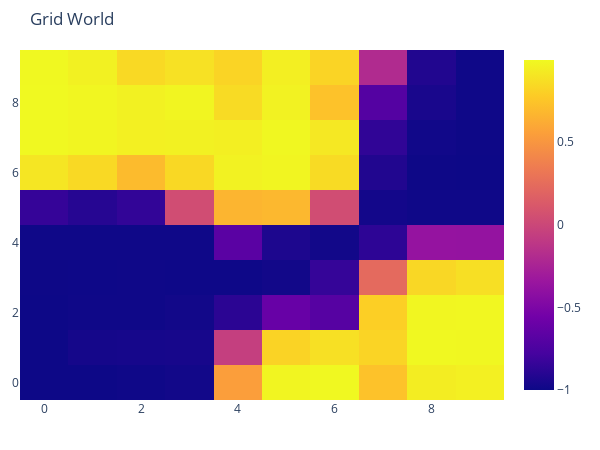

Here is the notebook cell this chart was saved with:
### Code cell
world.ShowRewardsResult(rewards)
